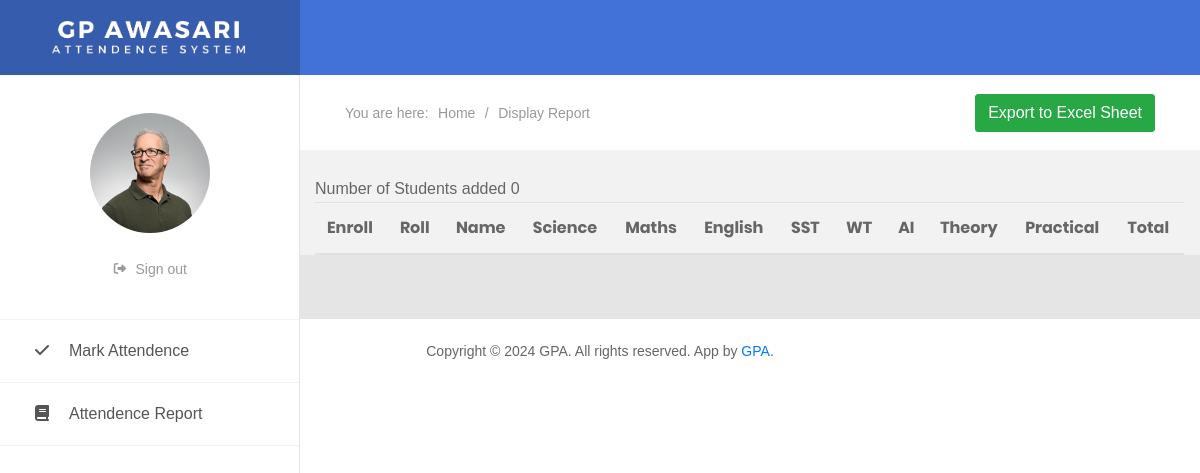
The app's page /teacher/attn_display.php (signed in) with its own data.
### tables this page shows
CREATE TABLE IF NOT EXISTS `subject` (
  `id` int(11) NOT NULL AUTO_INCREMENT,
  `code` varchar(20) NOT NULL,
  `name` varchar(20) NOT NULL,
  `type` int(11) NOT NULL,
  `department_id` int(11) NOT NULL,
  `teacher_id` int(11) NOT NULL,
  `year` int(11) NOT NULL,
  PRIMARY KEY (`id`)
);

### teacher/attn_display.php (the view, shortened to what this page needs)
<!DOCTYPE html>
<html lang="en">
<head>
    <link href="css/font-face.css" rel="stylesheet" media="all">
    <link href="vendor/font-awesome-4.7/css/font-awesome.min.css" rel="stylesheet" media="all">
    <link href="vendor/font-awesome-5/css/fontawesome-all.min.css" rel="stylesheet" media="all">
    <link href="vendor/mdi-font/css/material-design-iconic-font.min.css" rel="stylesheet" media="all">
    <link href="vendor/bootstrap-4.1/bootstrap.min.css" rel="stylesheet" media="all">
    <link href="vendor/animsition/animsition.min.css" rel="stylesheet" media="all">
    <link href="vendor/bootstrap-progressbar/bootstrap-progressbar-3.3.4.min.css" rel="stylesheet" media="all">
    <link href="vendor/wow/animate.css" rel="stylesheet" media="all">
    <link href="vendor/css-hamburgers/hamburgers.min.css" rel="stylesheet" media="all">
    <link href="vendor/slick/slick.css" rel="stylesheet" media="all">
    <link href="vendor/select2/select2.min.css" rel="stylesheet" media="all">
    <link href="vendor/perfect-scrollbar/perfect-scrollbar.css" rel="stylesheet" media="all">
    <link href="vendor/vector-map/jqvmap.min.css" rel="stylesheet" media="all">
    <link href="css/theme.css" rel="stylesheet" media="all">
</head>
<?php
			$ur = mysql_fetch_array(mysql_query("select * from teacher_reg where email='".$_SESSION["user"]."'"));
            ?>
<body class="animsition">
    <div class="page-wrapper">
        <?php
			include ('admin_includes/sidebar.php');
		?>
        <div class="page-container2">
            <?php
                include ('admin_includes/header_desktop.php');
            ?>
            <section class="au-breadcrumb m-t-75">
                <div class="section__content section__content--p30">
                    <div class="container-fluid">
                        <div class="row">
                            <div class="col-md-12">
                                <div class="au-breadcrumb-content">
                                    <div class="au-breadcrumb-left">
                                        <span class="au-breadcrumb-span">You are here:</span>
                                        <ul class="list-unstyled list-inline au-breadcrumb__list">
                                            <li class="list-inline-item active">
                                                <a href="index.php">Home</a>
                                            </li>
                                            <li class="list-inline-item seprate">
                                                <span>/</span>
                                            </li>
                                            <li class="list-inline-item">Display Report</li>
                                        </ul>
                                    </div>
                                    <form action="attn_table.php" method="post" class="form-horizontal">
                                        <button type="Submit" name="Submit" class="btn btn-success">Export to Excel Sheet</button>
                                    </form>
                                </div>
                            </div>
                        </div>
                    </div>
                </div>
            </section>
            <br>
            <div class="container">
                <div class="table-responsive">
                    <table class="table custom-table">
                        <thead>
                            <tr>
                                <th>Enroll</th>
                                <th>Roll</th>
                                <th>Name</th>
                            <?php
                                if($ur["status"]==1){
                                    $rees = mysql_query("select * from subject where year = '".$year."' && type = '0'");
                                }
                                else{
                                    $rees = mysql_query("select * from subject where teacher_id = '".$ur["id"]."' && year = '".$year."' && type = '0'");
                                }
                                while($roow = mysql_fetch_array($rees))
                                {
                            ?>
                            <th><?php echo $roow['name'];?></th>
                            <?php }
                            ?>
                            <th>Theory</th>
                            <th>Practical</th>
                            <th>Total</th>
                            </tr>
                        </thead>
                    </table>
                </div>
            </div>
        </div>
    </div>
    <?php
    include('admin_includes/footer.php')
?>
</body>
</html>

### records on screen
subject: name "Science"
subject: name "Maths"
subject: name "English"
subject: name "SST"
subject: name "WT"
subject: name "AI"
